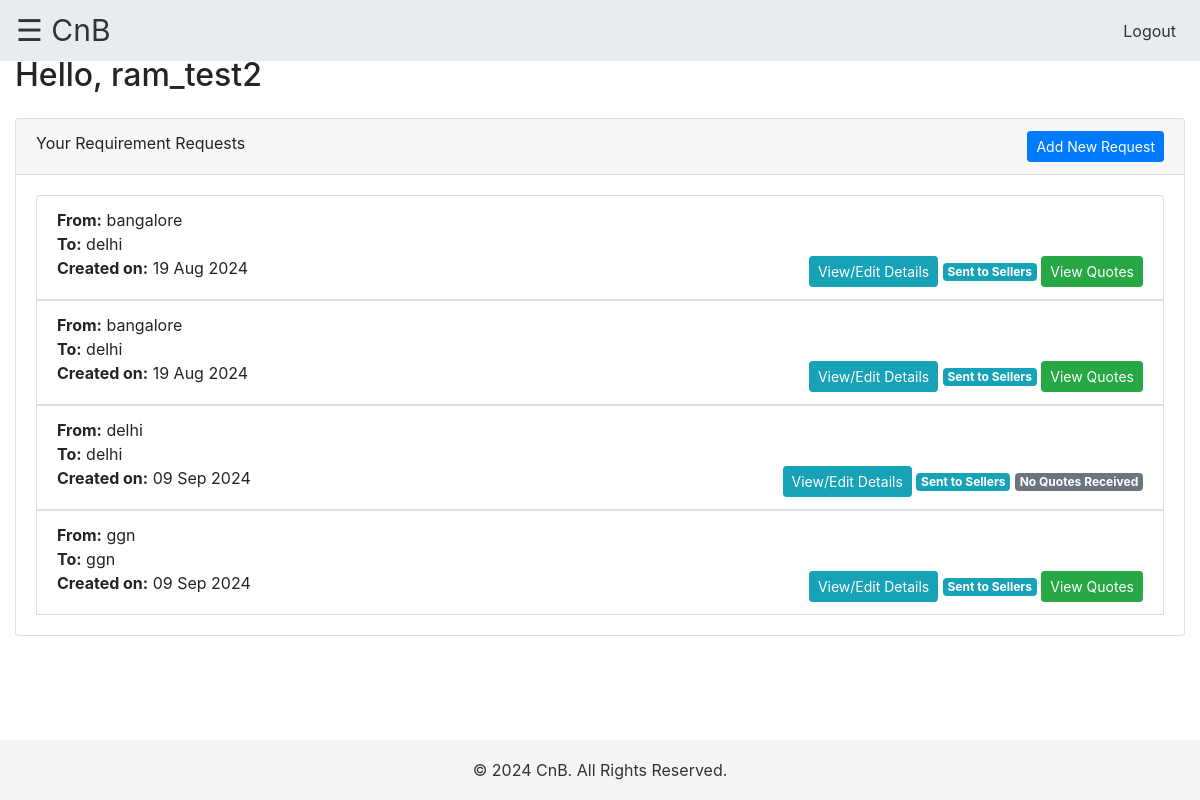
Page /buyer_dashboard/ (signed in) on the earlier database version.
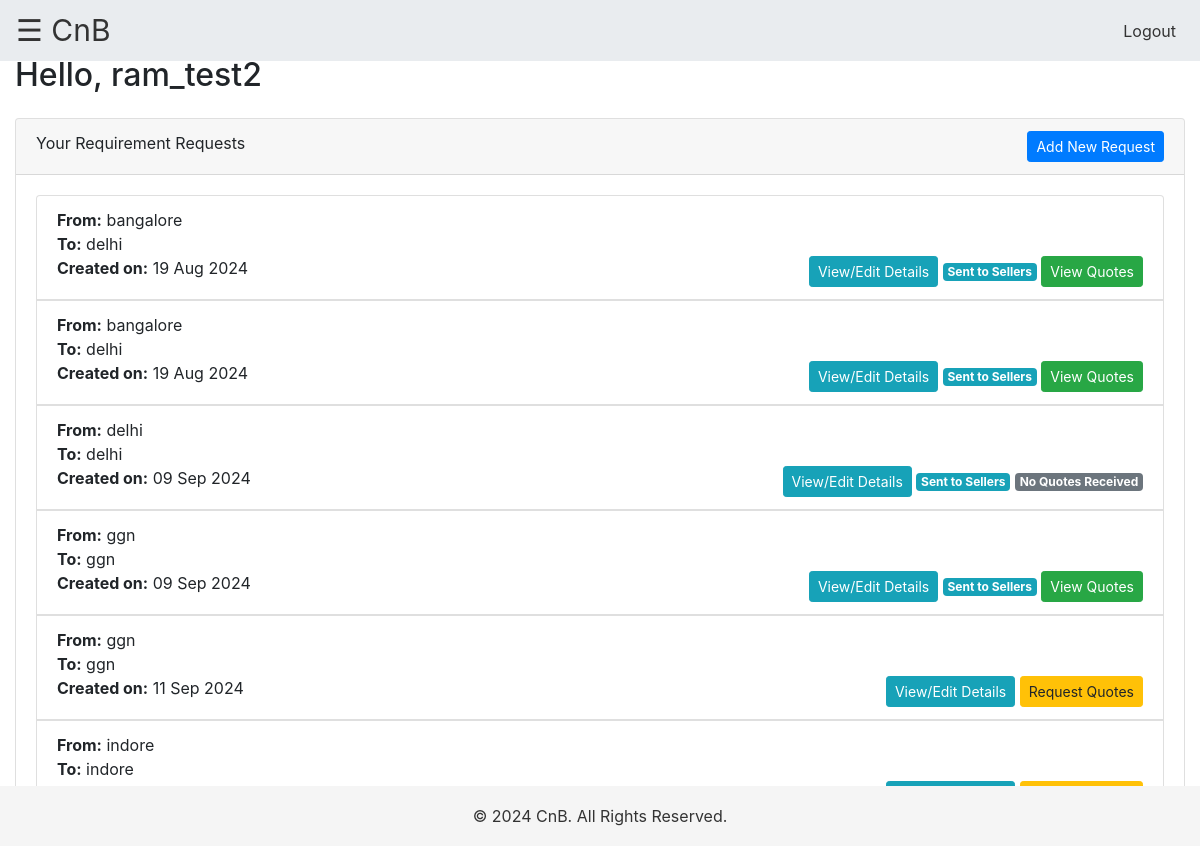
Same page on the later database version.
### myapp/models.py (models this page shows, shortened)
class Product(models.Model):
    buyer = models.ForeignKey(User, on_delete=models.CASCADE)
    from_city = models.CharField(max_length=255)
    to_city = models.CharField(max_length=255)
    shifting_plan = models.CharField(max_length=20, choices=[('7 days', 'In next 7 days'), ('15 days', 'In next 15 days'), ('30 days', 'In next 30 days'), ('30+ days', 'In next 30+ days')])
    item_details = models.TextField()
    call_preference = models.BooleanField(default=False)
    call_time = models.TimeField(blank=True, null=True)
    budget_min = models.DecimalField(max_digits=10, decimal_places=2)
    budget_max = models.DecimalField(max_digits=10, decimal_places=2)
    specific_requirements = models.TextField(blank=True, null=True)
    created_at = models.DateTimeField(auto_now_add=True)
    is_quote_requested = models.BooleanField(default=False)

### myapp/views.py (the view)
# urls.py: path('buyer_dashboard/', views.buyer_dashboard, name='buyer_dashboard'),
def buyer_dashboard(request):
    if not hasattr(request.user, 'buyer'):
        return redirect('login')
    products = Product.objects.filter(buyer=request.user)
    context = {
        'products': products
    }
    return render(request, 'myapp/buyer_dashboard.html', context)

### myapp/templates/myapp/buyer_dashboard.html (shortened to what this page needs)
{% extends 'myapp/base.html' %}
{% block content %}
<h2>Hello, {{ user.username }}</h2>
<div class="card mt-4">
    <div class="card-header">
        Your Requirement Requests
        <a href="{% url 'create_new_request' %}" class="btn btn-primary btn-sm float-right">Add New Request</a>
    </div>
    <div class="card-body">
        {% if products %}
            <ul class="list-group">
                {% for product in products %}
                    <li class="list-group-item">
                        <strong>From:</strong> {{ product.from_city }} <br>
                        <strong>To:</strong> {{ product.to_city }} <br>
                        <strong>Created on:</strong> {{ product.created_at|date:"d M Y" }}
                        <div class="float-right">
                            <button class="btn btn-sm btn-info" data-toggle="modal" data-target="#editModal{{ product.id }}">
                                View/Edit Details
                            </button>
                            {% if not product.is_quote_requested %}
                                <button class="btn btn-sm btn-warning" onclick="confirmQuoteRequest({{ product.id }})">Request Quotes</button>
                            {% else %}
                                <span class="badge badge-info">Sent to Sellers</span>
                                {% if product.bid_set.exists %}
                                    <a href="{% url 'view_quotes' product.id %}" class="btn btn-sm btn-success">View Quotes</a>
                                {% else %}
                                    <span class="badge badge-secondary">No Quotes Received</span>
                                {% endif %}
                            {% endif %}
                        </div>
                    </li>
                {% endfor %}
            </ul>
        {% else %}
            <p>You have no active requests. <a href="{% url 'create_new_request' %}">Create a new request</a> to start receiving quotes.</p>
        {% endif %}
    </div>
</div>
{% endblock %}

### myapp/templates/myapp/base.html (shortened to what this page needs)
<!DOCTYPE html>
<html lang="en">
<head>
    <link rel="stylesheet" href="https://maxcdn.bootstrapcdn.com/bootstrap/4.5.2/css/bootstrap.min.css">
</head>
<body>
    <nav class="navbar navbar-expand-lg fixed-top">
        <span id="menu-icon" style="font-size:30px;cursor:pointer" onclick="openNav()">&#9776; CnB</span>
        <div class="collapse navbar-collapse justify-content-end">
            <ul class="navbar-nav">
                {% if user.is_authenticated %}
                    <li class="nav-item">
                        <a class="nav-link" href="{% url 'logout' %}">Logout</a>
                    </li>
                {% endif %}
            </ul>
        </div>
    </nav>
    <div class="container-fluid">
        {% block content %}
        {% endblock %}
    </div>
    <footer>
        &copy; 2024 CnB. All Rights Reserved.
    </footer>
</body>
</html>

### myapp/templates/myapp/base.html (style rules this page uses)
body { padding-top: 56px; overflow-x: hidden; }
.navbar { margin-bottom: 20px; background-color: #e9ecef; }
.navbar .nav-link { color: #333; }
footer { position: fixed; bottom: 0; width: 100%; height: 60px; background-color: #f5f5f5; line-height: 60px; text-align: center; color: #333; }
#menu-icon { cursor: pointer; color: #333; }

Differences in the rows shown:
added Product: from_city "ggn", to_city "ggn", created_at "11 Sep 2024"
added Product: from_city "indore", to_city "indore"
